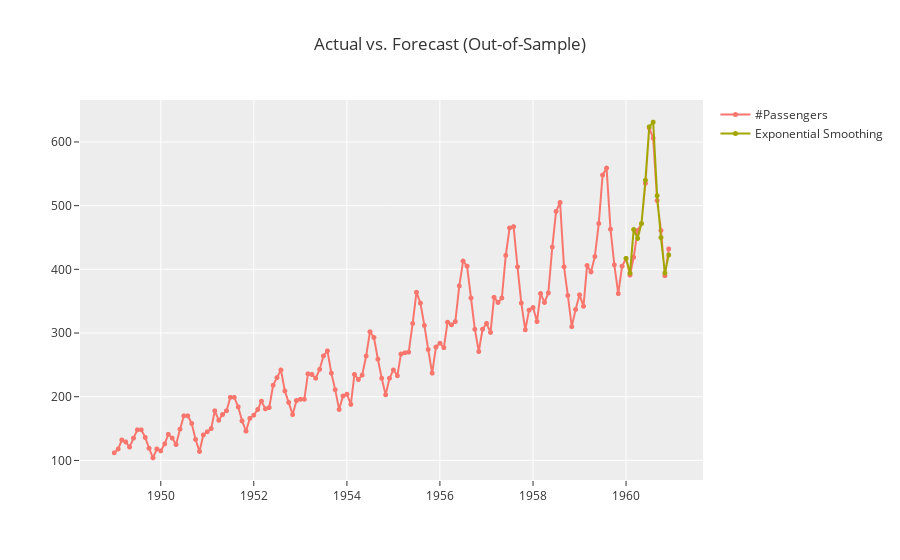
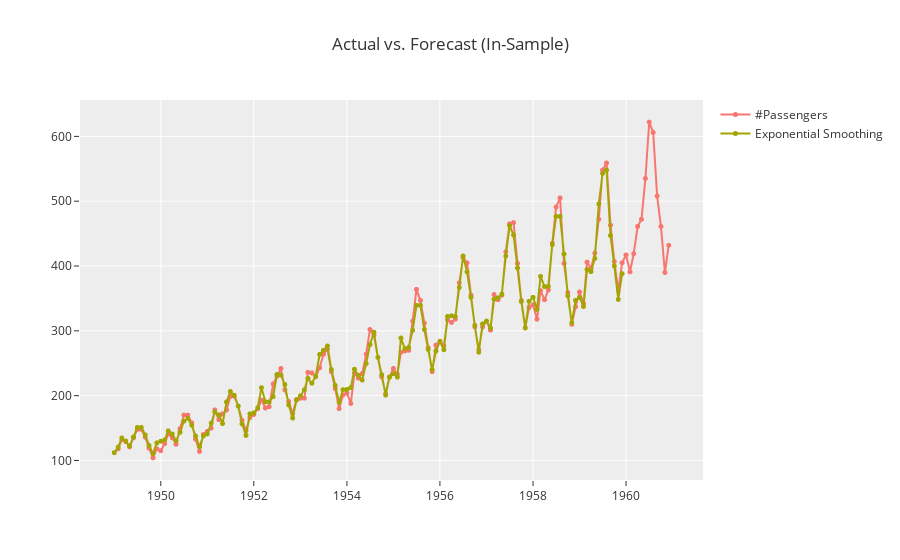

The notebook cell these images were saved under, in order:
### Markdown cell above
I will now plot the out-of-sample forecasting performance and the in-sample plots using the exponential smoothing model.

### Code cell
plot_model(best, plot = 'forecast', fig_kwargs={'hoverinfo':'none'})
plot_model(best, plot = 'insample', fig_kwargs={'hoverinfo':'none'})

### Figure 1 — Plotly figure (JSON) as saved in the notebook; plotly's stock layout.template omitted (floating-point values rounded to 4 significant figures; data arrays with more than 128 entries replaced by an {"elided": "..."} marker saying what was removed)
{"data": [{"hoverinfo": "none", "line": {"width": 2}, "marker": {"size": 5}, "mode": "lines+markers", "name": "#Passengers", "type": "scattergl", "x": {"elided": "144 str values"}, "xaxis": "x", "y": {"elided": "144 int values"}, "yaxis": "y"}, {"hoverinfo": "none", "line": {"width": 2}, "marker": {"size": 5}, "mode": "lines+markers", "name": "Exponential Smoothing", "type": "scattergl", "x": {"elided": "144 str values"}, "xaxis": "x", "y": {"elided": "144 float values"}, "yaxis": "y"}], "layout": {"showlegend": true, "title": {"text": "Actual vs. Forecast (Out-of-Sample)"}, "xaxis": {"anchor": "y", "domain": [0, 1]}, "yaxis": {"anchor": "x", "domain": [0, 1]}}}

### Figure 2 — Plotly figure (JSON) as saved in the notebook; plotly's stock layout.template omitted (floating-point values rounded to 4 significant figures; data arrays with more than 128 entries replaced by an {"elided": "..."} marker saying what was removed)
{"data": [{"hoverinfo": "none", "line": {"width": 2}, "marker": {"size": 5}, "mode": "lines+markers", "name": "#Passengers", "type": "scattergl", "x": {"elided": "144 str values"}, "xaxis": "x", "y": {"elided": "144 int values"}, "yaxis": "y"}, {"hoverinfo": "none", "line": {"width": 2}, "marker": {"size": 5}, "mode": "lines+markers", "name": "Exponential Smoothing", "type": "scattergl", "x": {"elided": "144 str values"}, "xaxis": "x", "y": {"elided": "144 float values"}, "yaxis": "y"}], "layout": {"showlegend": true, "title": {"text": "Actual vs. Forecast (In-Sample)"}, "xaxis": {"anchor": "y", "domain": [0, 1]}, "yaxis": {"anchor": "x", "domain": [0, 1]}}}
